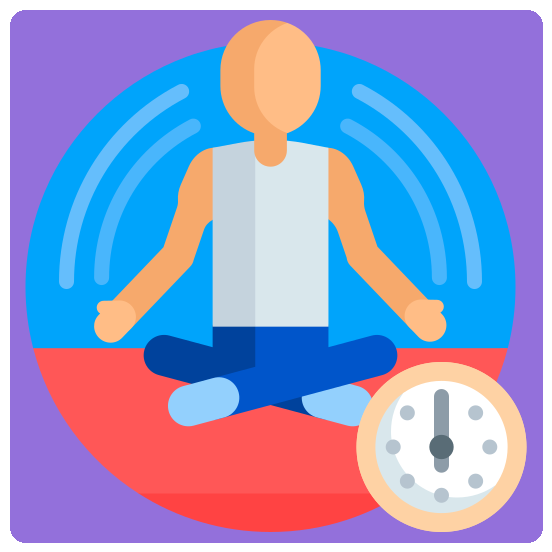
#> input picture img/achievements/locked_version/1_month_club.png, 552 x 552 px, found by its file name
$ python greyscale_images.py
#> lines starting #> are read from the running program, lines starting #| are printed output that depends on the picture
from PIL import Image, ImageOps

# convert image into a greyscale version
def greyscale_image(converting_image_filename, greyscaled_image_filename):
    img = Image.open(converting_image_filename)
#> img is the input picture: PIL image 552x552 RGBA; mean R, G, B, A 129.7, 135.9, 186.2, 237.6
    img = img.convert("LA")
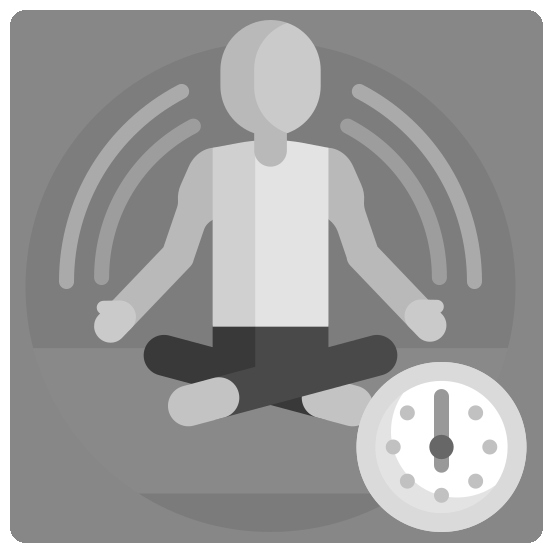
#> img: PIL image 552x552 LA; mean R, G, B, A 139.8, 139.8, 139.8, 237.6; transparent parts drawn white
    img.save(greyscaled_image_filename)

# filename = "img/achievements/first_drink_achievement.png"
# greyscaled_filename = "new_greyscaled_image.png"

img_filenames = [
    "img/achievements/locked_version/1_month_club.png",
    "img/achievements/locked_version/first_day.png",
    "img/achievements/locked_version/first_drink.png",
    "img/achievements/locked_version/first_sleep.png",
    "img/achievements/locked_version/first_steps.png",
    "img/achievements/locked_version/first_workout.png",
    "img/achievements/locked_version/heavy_lifter_I.png",
    "img/achievements/locked_version/heavy_lifter_II.png",
    "img/achievements/locked_version/hydrated_human_I.png",
    "img/achievements/locked_version/hydrated_human_II.png",
    "img/achievements/locked_version/new_profile.png",
    "img/achievements/locked_version/rep_warrior.png",
    "img/achievements/locked_version/set_it_off.png",
    "img/achievements/locked_version/sleep_maxxed.png",
    "img/achievements/locked_version/sleeping_beauty_I.png",
    "img/achievements/locked_version/sleeping_beauty_II.png",
    "img/achievements/locked_version/step_stacker_I.png",
    "img/achievements/locked_version/step_stacker_II.png",
    "img/achievements/locked_version/ten_exercises.png",
]

for filename in img_filenames:
    filepath_prefix_index = filename.rfind("/")
    filename_index = filename.rfind("g")
    greyscale_image(filename, f"img/achievements/unlocked_version/{filename[filepath_prefix_index+1:filename_index+1]}")
#> pass 2 of the loop `for filename in img_filenames:`:
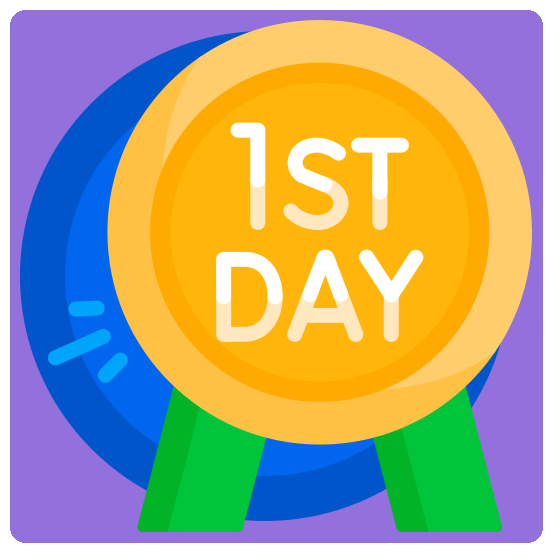
#> input picture img/achievements/locked_version/first_day.png, 552 x 552 px, found by its file name
#> in greyscale_image, img is the input picture: PIL image 552x552 RGBA; mean R, G, B, A 153.5, 145.6, 116.3, 237.6
#> in greyscale_image (call 2), `img = img.convert("LA")`:
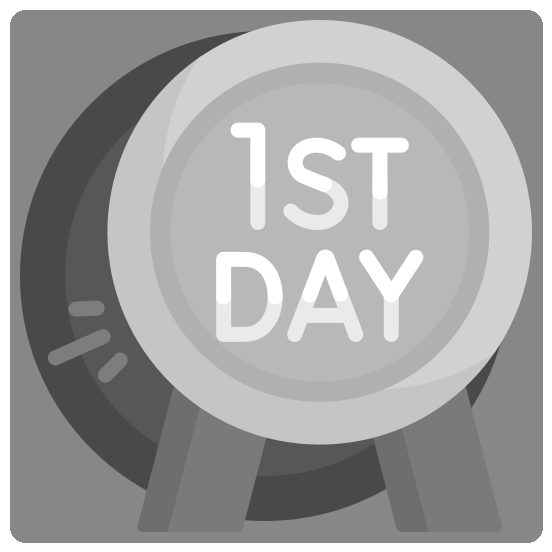
#> img: PIL image 552x552 LA; mean R, G, B, A 144.8, 144.8, 144.8, 237.6; transparent parts drawn white
#> (the run stopped early here; a loop or call above may not have finished)
